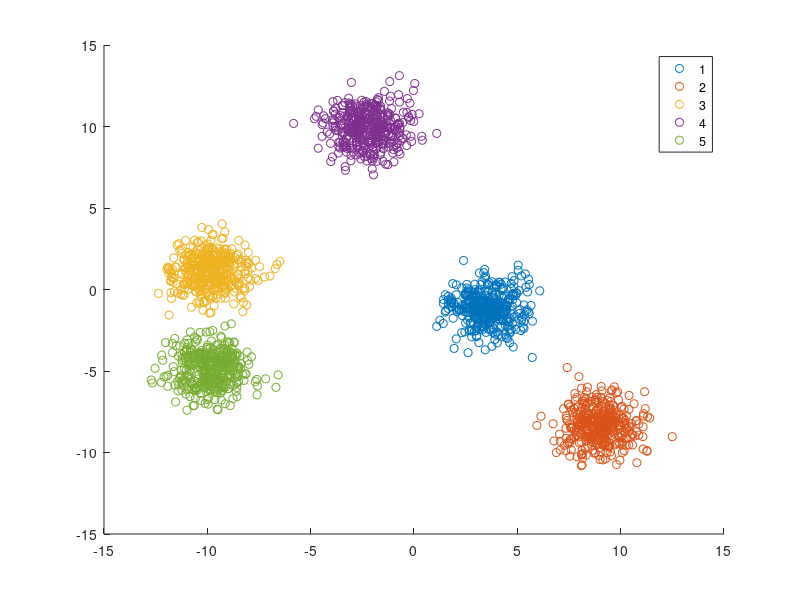

This chart was generated by the following MATLAB code: (Note: this script raises an error after producing the figure.)
clc;
clear;
mu = (rand(5,2)-0.5)*20;
sigma = [1 1]; % shared diagonal covariance matrix
gm = gmdistribution(mu,sigma);
X = random(gm, 2000);
[n,p] = size(X);
rng(1) % For reproducibility

% figure
% plot(X(:,1),X(:,2),'.','MarkerSize',15)
% title('Fisher''s Iris Data Set')
% xlabel('Petal length (cm)')
% ylabel('Petal width (cm)')
gmBest = fitgmdist(X,5,'CovarianceType','full','SharedCovariance',false);
clusterX = cluster(gm,X);
kGMM = gmBest.NumComponents;
d = 500;
x1 = linspace(min(X(:,1)) - 2,max(X(:,1)) + 2,d);
x2 = linspace(min(X(:,2)) - 2,max(X(:,2)) + 2,d);
[x1grid,x2grid] = meshgrid(x1,x2);
X0 = [x1grid(:) x2grid(:)];
mahalDist = mahal(gmBest,X0);
threshold = sqrt(chi2inv(0.99,2));

figure
h1 = gscatter(X(:,1),X(:,2),clusterX);
hold on
for j = 1:kGMM
    idx = mahalDist(:,j)<=threshold;
    Color = h1(j).Color*0.75 + -0.5*(h1(j).Color - 1);
    h2 = plot(X0(idx,1),X0(idx,2),'.','Color',Color,'MarkerSize',1);
    uistack(h2,'bottom')
end
plot(gmBest.mu(:,1),gmBest.mu(:,2),'kx','LineWidth',2,'MarkerSize',10)
title('Clustered Data and Component Structures')
xlabel('Petal length (cm)')
ylabel('Petal width (cm)')
% legend(h1,'Cluster 1','Cluster 2','Cluster 3','Location','NorthWest')
hold off
%%
options.max_iter = 100;
options.bhat_dis_threshold = 1;
options.start_merge_threshold = 1;
options.stop_criteria = 3;
options.parallel = false;
options.display = true;
gmm_k_means = GMM_K_means(X,10,options);
gmm_k_means.BUILD_GMM();
gmBest = gmm_k_means.gmm_final;


clusterX = cluster(gmBest,X);
kGMM = gmBest.NumComponents;
d = 500;
x1 = linspace(min(X(:,1)) - 2,max(X(:,1)) + 2,d);
x2 = linspace(min(X(:,2)) - 2,max(X(:,2)) + 2,d);
[x1grid,x2grid] = meshgrid(x1,x2);
X0 = [x1grid(:) x2grid(:)];
mahalDist = mahal(gmBest,X0);
threshold = sqrt(chi2inv(0.99,2));

figure
h1 = gscatter(X(:,1),X(:,2),clusterX);
hold on
for j = 1:kGMM
    idx = mahalDist(:,j)<=threshold;
    Color = h1(j).Color*0.75 + -0.5*(h1(j).Color - 1);
    h2 = plot(X0(idx,1),X0(idx,2),'.','Color',Color,'MarkerSize',1);
    uistack(h2,'bottom')
end
plot(gmBest.mu(:,1),gmBest.mu(:,2),'kx','LineWidth',2,'MarkerSize',10)
title('Clustered Data and Component Structures')
xlabel('Petal length (cm)')
ylabel('Petal width (cm)')
% legend(h1,'Cluster 1','Cluster 2','Cluster 3','Location','NorthWest')
hold off
